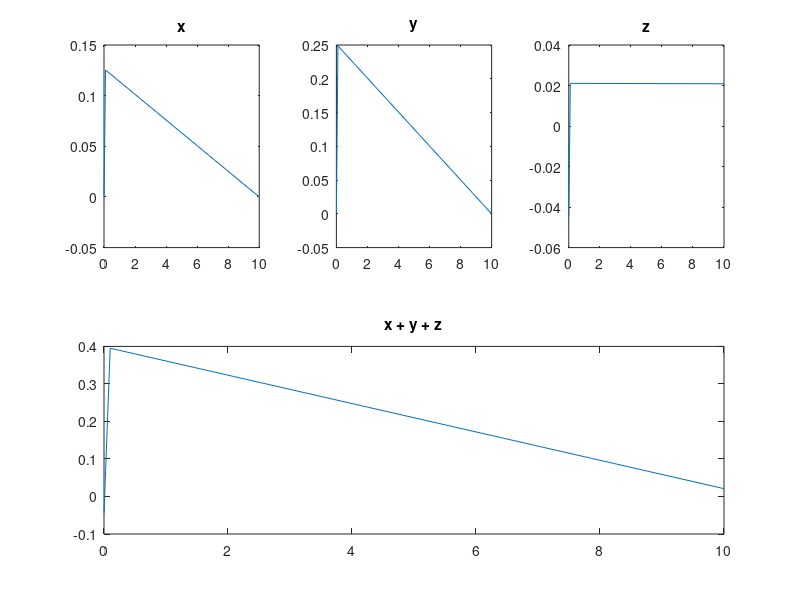
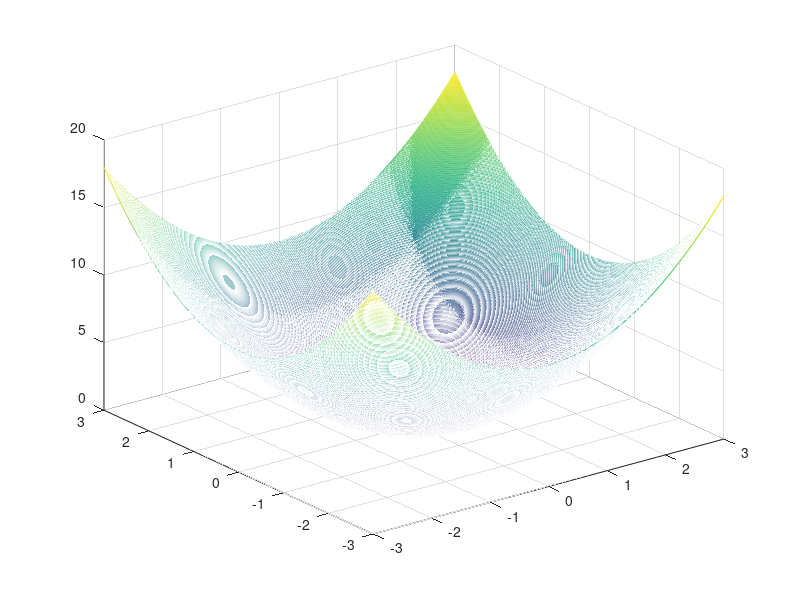
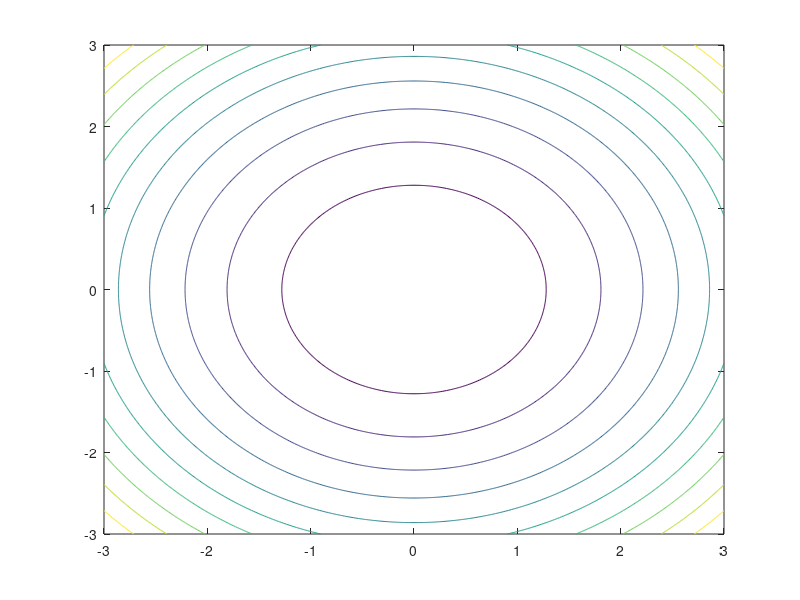

The MATLAB script that drew these images, in order:
t = [0, 0.1, 10];
x = sin(2*pi*0.2*t);
y = sin(2*pi*0.4*t);
z = randn(1, length(x)) * 0.1;

figure(1);

subplot(2, 3, 1);
plot(t, x);
title('x');

subplot(2, 3, 2);
plot(t, y);
title('y');

subplot(2, 3, 3);
plot(t, z);
title('z');

subplot(2, 1, 2);
plot(t, x + y + z);
title('x + y + z');

figure(2);

x=-3:0.01:3;
y= x;
[xm,ym]=meshgrid(x,y);
mesh(xm,ym, xm.^2+ym.^2);

figure(4);
contour(xm,ym, xm.^2+ym.^2);
